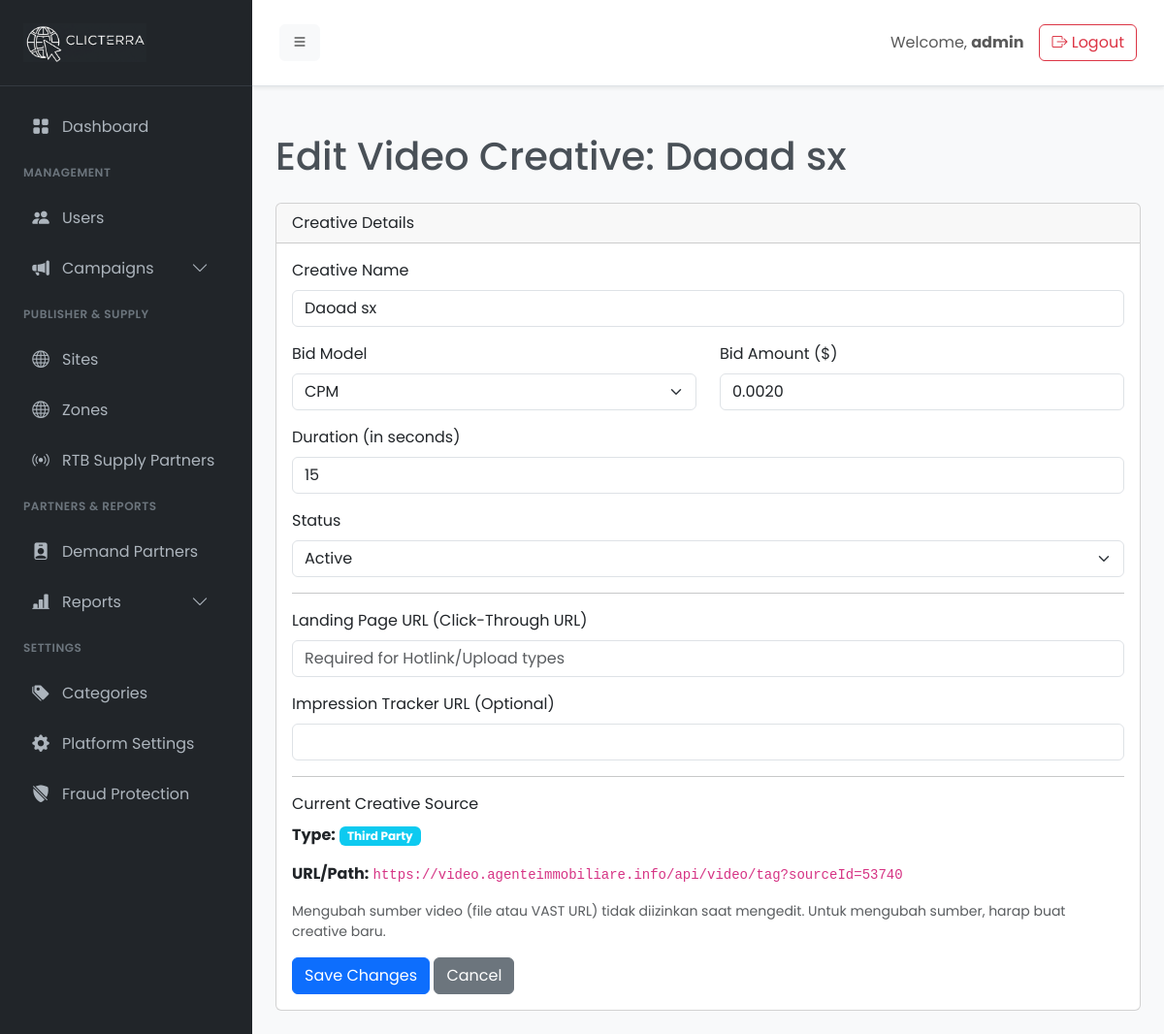
Screenshot of /admin/video-creatives-edit.php?id=2 (signed in) with the database file from the repository.
### tables this page shows
CREATE TABLE `video_creatives` (
  `id` int(11) NOT NULL,
  `campaign_id` int(11) NOT NULL,
  `name` varchar(255) NOT NULL,
  `bid_model` enum('cpm','cpc') NOT NULL DEFAULT 'cpm',
  `bid_amount` decimal(10,4) NOT NULL DEFAULT 0.0000,
  `status` enum('active','paused') NOT NULL DEFAULT 'active',
  `vast_type` enum('upload','hotlink','third_party') DEFAULT 'upload',
  `video_url` varchar(2048) DEFAULT NULL,
  `landing_url` varchar(2048) DEFAULT NULL,
  `duration` int(11) NOT NULL COMMENT 'In seconds',
  `impression_tracker` text DEFAULT NULL,
  `created_at` timestamp NOT NULL DEFAULT current_timestamp()
);

### admin/video-creatives-edit.php (the view, shortened to what this page needs)
<?php
require_once __DIR__ . '/init.php';
$creative_id = filter_input(INPUT_GET, 'id', FILTER_VALIDATE_INT);
$stmt = $conn->prepare("SELECT * FROM video_creatives WHERE id = ?");
$stmt->bind_param("i", $creative_id);
$stmt->execute();
$creative = $stmt->get_result()->fetch_assoc();
require_once __DIR__ . '/templates/header.php';
?>
<h1 class="mt-4 mb-4">Edit Video Creative: <?php echo htmlspecialchars($creative['name']); ?></h1>
<div class="card">
    <div class="card-header">
        Creative Details
    </div>
    <div class="card-body">
        <form action="video-creatives-action.php" method="POST" enctype="multipart/form-data">
            <div class="mb-3">
                <label class="form-label">Creative Name</label>
                <input type="text" name="name" class="form-control" required value="<?php echo htmlspecialchars($creative['name']); ?>">
            </div>
            <div class="row">
                <div class="col-md-6 mb-3">
                    <label class="form-label">Bid Model</label>
                    <select class="form-select" name="bid_model" required>
                        <option value="cpm" <?php if($creative['bid_model'] == 'cpm') echo 'selected'; ?>>CPM</option>
                    </select>
                </div>
                <div class="col-md-6 mb-3">
                    <label class="form-label">Bid Amount ($)</label>
                    <input type="number" step="0.0001" class="form-control" name="bid_amount" value="<?php echo htmlspecialchars($creative['bid_amount']); ?>" required>
                </div>
            </div>
            <div class="mb-3">
                <label class="form-label">Duration (in seconds)</label>
                <input type="number" name="duration" class="form-control" required value="<?php echo $creative['duration']; ?>">
            </div>
            <div class="mb-3">
                <label class="form-label">Status</label>
                <select name="status" class="form-select">
                    <option value="active" <?php if($creative['status']=='active') echo 'selected'; ?>>Active</option>
                </select>
            </div>
            <hr>
            <div class="mb-3">
                 <label class="form-label">Landing Page URL (Click-Through URL)</label>
                 <input type="url" name="landing_url" class="form-control" value="<?php echo htmlspecialchars($creative['landing_url']); ?>" placeholder="Required for Hotlink/Upload types">
            </div>
            <div class="mb-3">
                 <label class="form-label">Impression Tracker URL (Optional)</label>
                 <input type="url" name="impression_tracker" class="form-control" value="<?php echo htmlspecialchars($creative['impression_tracker']); ?>">
            </div>
            <hr>
            <div class="mb-3">
                <label class="form-label">Current Creative Source</label>
                <p><strong>Type:</strong> <span class="badge bg-info"><?php echo ucwords(str_replace('_', ' ', $creative['vast_type'])); ?></span></p>
                <p><strong>URL/Path:</strong> <code><?php echo htmlspecialchars($creative['video_url']); ?></code></p>
                <div class="form-text">Mengubah sumber video (file atau VAST URL) tidak diizinkan saat mengedit. Untuk mengubah sumber, harap buat creative baru.</div>
            </div>
            <button type="submit" name="update_video_creative" class="btn btn-primary">Save Changes</button>
            <a href="video-creatives.php?campaign_id=<?php echo $creative['campaign_id']; ?>" class="btn btn-secondary">Cancel</a>
        </form>
    </div>
</div>
<?php require_once __DIR__ . '/templates/footer.php'; ?>

### admin/assets/css/style.css (style rules this page uses)
body { font-family: 'Poppins', sans-serif; background-color: #f8f9fa; color: #495057; }

### rows the page displays
video_creatives: name "Daoad sx", bid_model "CPM", bid_amount "0.0020", duration "15", status "Active", vast_type "Third Party", video_url "https://video.agenteimmobiliare.info/api/video/tag?sourceId=53740"

### other values shown
$_SESSION['username'] "admin"
